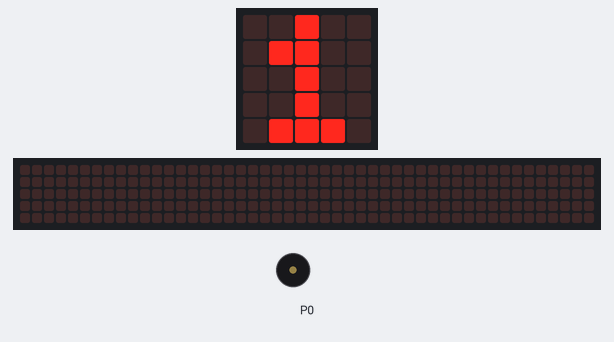
This program was run on a simulated BBC micro:bit (MakeCode). Shown: the board's 5×5 LED display, a strip that is not on the board, showing the scrolling text unrolled, buzzer (waves = sounding). The 48×5 strip is a reading aid, not a part: it shows the text the display is scrolling, unrolled, one strip-width of it at a time.

Above: at 2.0 s.
At 8.08 s:
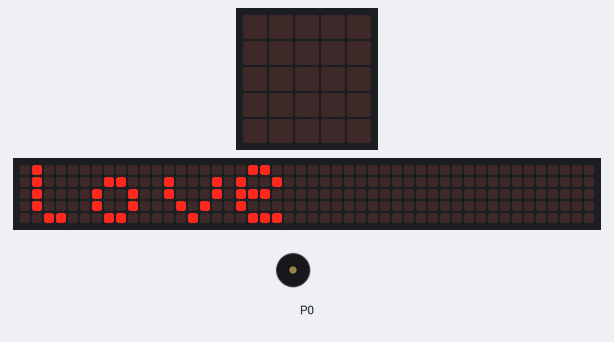
At 17.3 s:
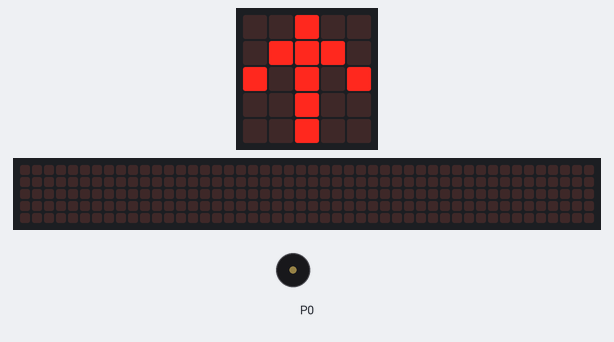
At 38.5 s:
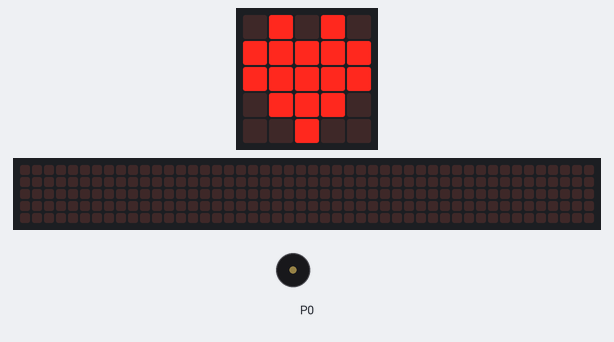
Timing chart, 0 to 40.0 s (numbered marks = the images above):
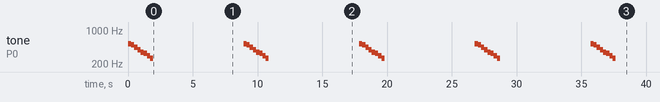

The program:

main.ts
```typescript
basic.forever(function () {
    music.playMelody("C5 B A G F E D C ", 248)
    basic.showNumber(1)
    basic.showIcon(IconNames.Heart)
    basic.pause(100)
    basic.showLeds(`
        . # . # .
        # # # # #
        # # # # #
        . # # # .
        . . # . .
        `)
    basic.showString("love")
    basic.showArrow(ArrowNames.North)
})
```

test.ts
```typescript
// тестови иду овде; ово се неће саставити када се овај пакет користи као додатак.
```

Measured:
- by itself, tone on P0: repeats every 8.9 s: 494 Hz 0.25 s, 440 Hz 0.25 s, 392 Hz 0.25 s, 349 Hz 0.25 s, 330 Hz 0.25 s, 294 Hz 0.25 s, 262 Hz 0.24 s, silent 7.0 s, 523 Hz 0.25 s
- what the display in image 0 shows lasts 0.7 s, from 2.0 s to 2.7 s
- what the display in image 1 shows lasts 0.4 s, from 7.9 s to 8.3 s
- what the display in image 2 shows lasts 2.6 s, from 17.2 s to 19.8 s
